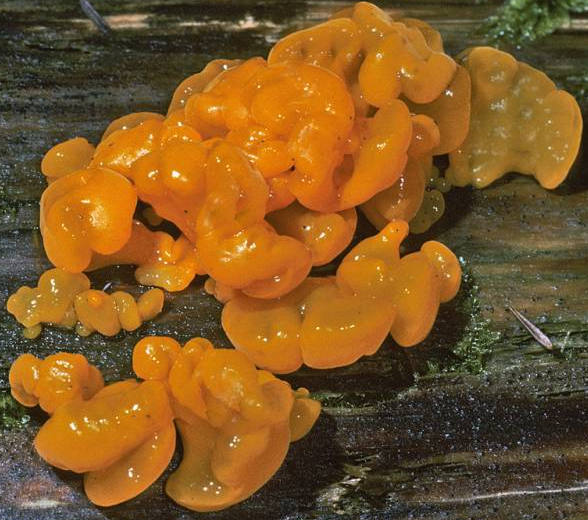
#> input picture Ejercicios en clase/Clase 8 15 10 24 Linea recta/imagen recortada.png, 588 x 520 px
$ python 'Lineas Rectas.py'
#> lines starting #> are read from the running program, lines starting #| are printed output that depends on the picture; after the words box and inside, x2 and y2 are one past the last pixel; in counts of white or black regions, pixels touching at a corner belong together
import cv2
import numpy as np
from sklearn.linear_model import RANSACRegressor

# Función para aplicar RANSAC en múltiples iteraciones
def detectar_varias_lineas_ransac(puntos_X, puntos_Y, min_puntos=5, max_iteraciones=50):
    lineas_ransac = []
    iteracion = 0

    while len(puntos_X) > min_puntos and iteracion < max_iteraciones:
        # Aplicar RANSAC para detectar una línea
        ransac = RANSACRegressor()
        ransac.fit(puntos_X, puntos_Y)

        # Obtener los inliers, es decir, los puntos que se ajustan bien a la línea
        inlier_mask = ransac.inlier_mask_

        # Extraer los puntos que corresponden a la línea detectada
        puntos_inliers_X = puntos_X[inlier_mask]
        puntos_inliers_Y = puntos_Y[inlier_mask]

        # Guardar los puntos de la línea detectada
        lineas_ransac.append((puntos_inliers_X, puntos_inliers_Y))

        # Eliminar los inliers de la lista de puntos (quitar la línea ya detectada)
        puntos_X = puntos_X[~inlier_mask]
        puntos_Y = puntos_Y[~inlier_mask]

        iteracion += 1

    return lineas_ransac

# Función para detectar vecindarios (ya existente)
def detectar_vecindarios(image, rango=50):
    rows, cols = image.shape
    visitado = np.zeros((rows, cols), dtype=bool)
    vecindarios = []
    bordes_vecindarios = []

    def obtener_vecindario(r, c, pivote_valor, rango):
        vecindario = [(r, c)]
        borde = set()
        cola = [(r, c)]
        visitado[r, c] = True
        pivote_valor = int(pivote_valor)

        while cola:
            x, y = cola.pop(0)
            for dx in [-1, 0, 1]:
                for dy in [-1, 0, 1]:
                    nx, ny = x + dx, y + dy
                    if 0 <= nx < rows and 0 <= ny < cols and not visitado[nx, ny]:
                        if pivote_valor - rango <= int(image[nx, ny]) <= pivote_valor + rango:
                            visitado[nx, ny] = True
                            vecindario.append((nx, ny))
                            cola.append((nx, ny))
                        else:
                            borde.add((nx, ny))
        return vecindario, borde

    for r in range(rows):
        for c in range(cols):
            if not visitado[r, c]:
                pivote_valor = image[r, c]
                vecindario, borde = obtener_vecindario(r, c, pivote_valor, rango)
                vecindarios.append(vecindario)
                bordes_vecindarios.append(borde)

    return vecindarios, bordes_vecindarios

# Cargar imagen en escala de grises
imagen_a_color = cv2.imread('imagen recortada.png')
#> imagen_a_color is the input picture: shape (520, 588, 3); mean B, G, R 36.1, 87.2, 127.9
if imagen_a_color is None:
    print("Error: No se pudo cargar la imagen.")
else:
    imagen = cv2.cvtColor(imagen_a_color, cv2.COLOR_BGR2GRAY)
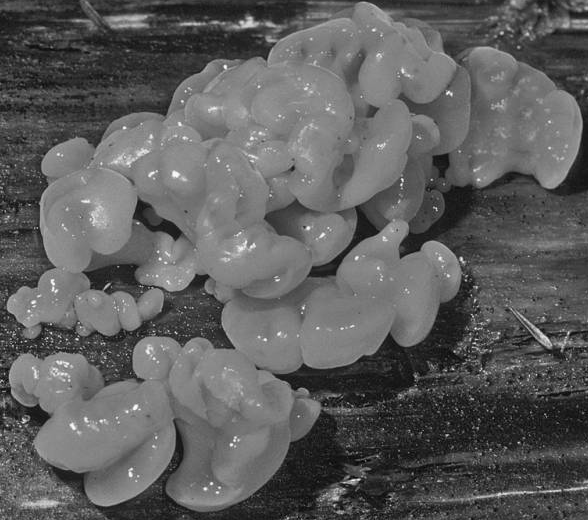
#> imagen: shape (520, 588); min 1, max 252, mean 93.5

    # Detectar vecindarios y bordes
    vecindarios, bordes_vecindarios = detectar_vecindarios(imagen)
#> after the loop in detectar_vecindarios, `for r in range(rows):`: bordes_vecindarios = 1831 items
#> vecindarios = 1831 items; bordes_vecindarios = 1831 items

    # Mostrar cuántos vecindarios se encontraron
    print(f"Número de vecindarios encontrados: {len(vecindarios)}")
#| Número de vecindarios encontrados: 1831

    # Para visualizar los vecindarios en la imagen (opcional)
    output_image = np.zeros_like(imagen)
    for i, vecindario in enumerate(vecindarios):
        color_value = (255 - (i * 25)) % 256  # Asegurar que los valores estén entre 0 y 255
        for (r, c) in vecindario:
            output_image[r, c] = color_value  # Colorear cada vecindario de manera diferente
#> this loop made 1831 passes
#> color_value on passes 1 to 3: 255, 230, 205
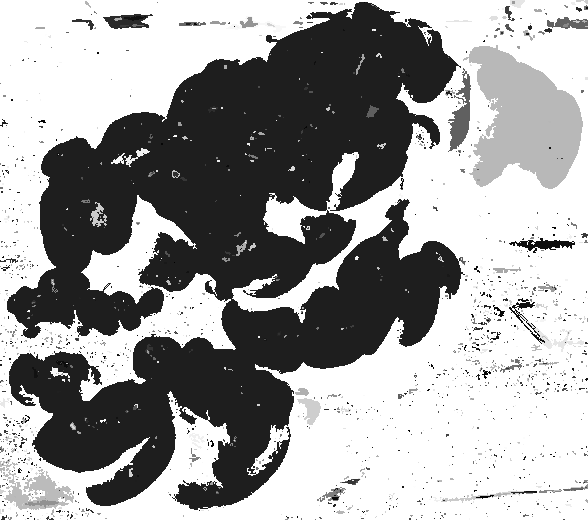
#> output_image: shape (520, 588); min 0, max 255, mean 158.5
    # Crear imagen binaria para los bordes
    bordes_imagen = np.zeros_like(imagen)

    # Marcar los píxeles de borde en la imagen binaria
    for borde in bordes_vecindarios:
        for (r, c) in borde:
            bordes_imagen[r, c] = 255  # Borde en blanco
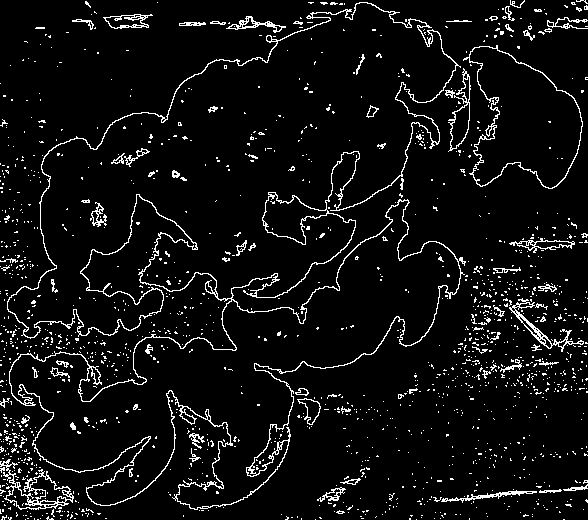
#> bordes_imagen: shape (520, 588); 6.2% white in thin lines or dots

    # Aplicar la Transformada de Hough directamente sobre la imagen binarizada de bordes
    # threshold: Decide que el minimo de votos que debe tener para detectarse como linea recta
    # minLineLength: La minima cantidad de pixeles para poder considerarse linea recta
    # masLineGap: maxima separacion permitida entre dos puntos de una linea
    lineas = cv2.HoughLinesP(bordes_imagen, rho=1, theta=np.pi / 180, threshold=50, minLineLength=2, maxLineGap=10)
#> lineas = 662 rows, first 6: [179, 25, 200, 25], [292, 238, 352, 178], [111, 27, 148, 26], [319, 498, 338, 498], [499, 492, 560, 491], [220, 24, 279, 25]

    solo_lineas = np.zeros_like(bordes_imagen)
    bordes_restantes = np.copy(bordes_imagen)

    """
    if lineas is not None:
    # Preparar las listas de puntos X e Y
        puntos_X = []
        puntos_Y = []

        for linea in lineas:
            for x1, y1, x2, y2 in linea:
                puntos_X.append([x1])  # x como predictor
                puntos_X.append([x2])
                puntos_Y.append(y1)    # y como valor predicho
                puntos_Y.append(y2)

        # Convertir las listas a matrices numpy
        puntos_X = np.array(puntos_X)
        puntos_Y = np.array(puntos_Y)

        # Detectar varias líneas con RANSAC
        lineas_detectadas = detectar_varias_lineas_ransac(puntos_X, puntos_Y)

        # Dibujar las líneas detectadas en la imagen
        for linea in lineas_detectadas:
            puntos_inliers_X, puntos_inliers_Y = linea

            # Encontrar los puntos extremos de los inliers
            if len(puntos_inliers_X) > 1:  # Asegurar que haya al menos dos puntos para formar una línea
                x_start, x_end = int(puntos_inliers_X.min()), int(puntos_inliers_X.max())

                # Obtener los valores de y correspondientes a los puntos extremos en x
                y_start = int(puntos_inliers_Y[puntos_inliers_X.argmin()])
                y_end = int(puntos_inliers_Y[puntos_inliers_X.argmax()])

                # Dibujar la línea entre los puntos extremos
                cv2.line(imagen_a_color, (x_start, y_start), (x_end, y_end), (0, 255, 0), 2)
    """
    if lineas is not None:
        for linea in lineas:
            for x1, y1, x2, y2 in linea:
                cv2.line(imagen_a_color, (x1, y1), (x2, y2), (0, 255, 0), 2)  # Dibuja cada línea con color verde
                cv2.line(solo_lineas, (x1, y1), (x2, y2), (255), 2)  # Dibuja cada línea con color verde
                cv2.line(bordes_restantes, (x1, y1), (x2, y2), (0, 255, 0), 2)  # Quita las lineas rectas
#> this loop made 662 passes
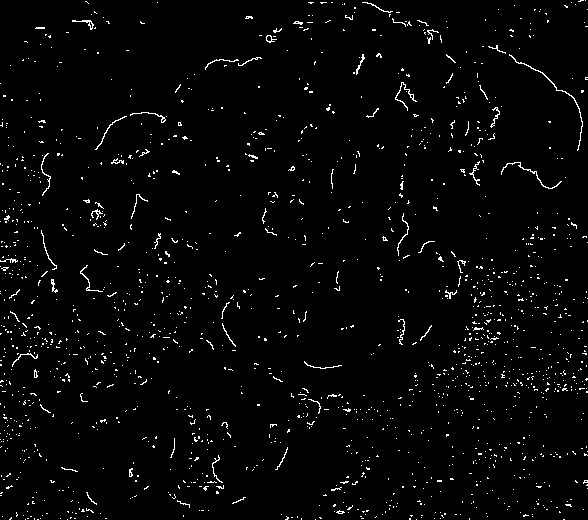
#> bordes_restantes: shape (520, 588); 2.4% white in thin lines or dots
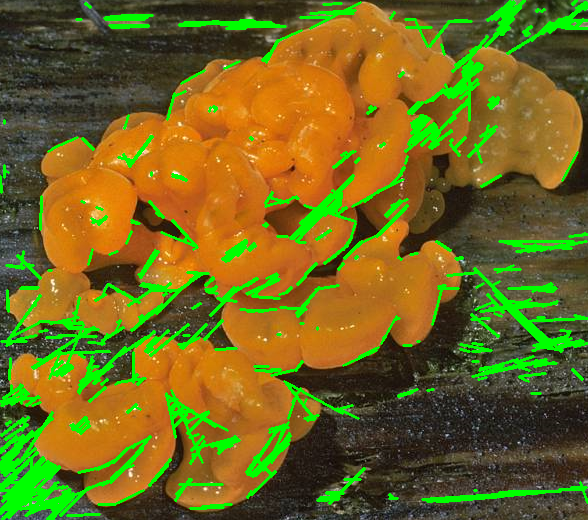
#> imagen_a_color: shape (520, 588, 3); 11.18% of pixels changed, all inside (x1, y1, x2, y2) = (0, 0, 588, 520)
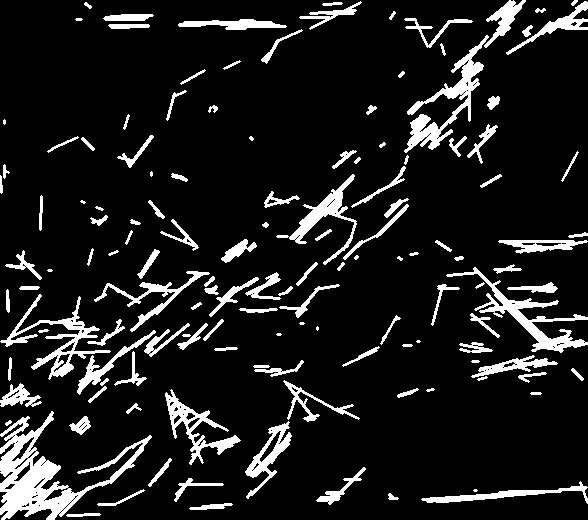
#> solo_lineas: shape (520, 588); 11.2% white; 137 white regions (12 under 20 px), largest, box (x1, y1, x2, y2) and area: (0, 411, 152, 520) 4717, (404, 35, 489, 153) 2252, (446, 267, 588, 353) 2096

    np.savetxt('Lineas rectas.csv', solo_lineas, delimiter=',', fmt='%d')
    np.savetxt('Bordes restantes.csv', bordes_restantes, delimiter=',', fmt='%d')

    # Mostrar la imagen con las líneas detectadas
    cv2.imshow('Vecindarios', output_image)
    cv2.imshow("Bordes de la imagen", bordes_imagen)
    cv2.imshow('Lineas rectas sobrepuestas', imagen_a_color)
    cv2.imshow('Solo lineas rectas', solo_lineas)
    cv2.imshow("Bordes restantes de la imagen", bordes_restantes)
    cv2.waitKey(0)
    cv2.destroyAllWindows()
